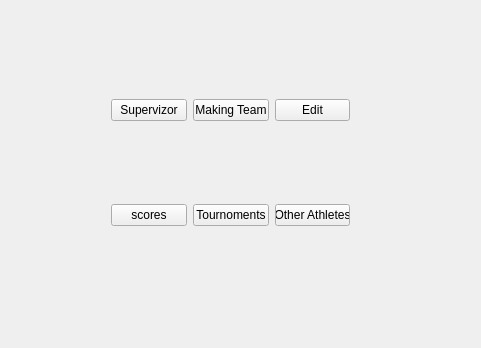
<?xml version="1.0" encoding="UTF-8"?>
<ui version="4.0">
 <class>Athlete</class>
 <widget class="QMainWindow" name="Athlete">
  <property name="geometry">
   <rect>
    <x>0</x>
    <y>0</y>
    <width>481</width>
    <height>348</height>
   </rect>
  </property>
  <property name="windowTitle">
   <string>Athlete</string>
  </property>
  <property name="styleSheet">
   <string notr="true"/>
  </property>
  <widget class="QWidget" name="centralWidget">
   <widget class="QWidget" name="layoutWidget">
    <property name="geometry">
     <rect>
      <x>100</x>
      <y>80</y>
      <width>261</width>
      <height>61</height>
     </rect>
    </property>
    <layout class="QHBoxLayout" name="horizontalLayout">
     <item>
      <widget class="QPushButton" name="Supervizor_option">
       <property name="text">
        <string>Supervizor</string>
       </property>
      </widget>
     </item>
     <item>
      <widget class="QPushButton" name="make_team">
       <property name="text">
        <string>Making Team</string>
       </property>
      </widget>
     </item>
     <item>
      <widget class="QPushButton" name="edit_self_info">
       <property name="text">
        <string>Edit</string>
       </property>
      </widget>
     </item>
    </layout>
   </widget>
   <widget class="QWidget" name="layoutWidget">
    <property name="geometry">
     <rect>
      <x>100</x>
      <y>190</y>
      <width>261</width>
      <height>51</height>
     </rect>
    </property>
    <layout class="QHBoxLayout" name="horizontalLayout_2">
     <item>
      <widget class="QPushButton" name="show_scores">
       <property name="text">
        <string>scores</string>
       </property>
      </widget>
     </item>
     <item>
      <widget class="QPushButton" name="show_tour_match">
       <property name="text">
        <string>Tournoments</string>
       </property>
      </widget>
     </item>
     <item>
      <widget class="QPushButton" name="show_other_athletes">
       <property name="text">
        <string>Other Athletes</string>
       </property>
      </widget>
     </item>
    </layout>
   </widget>
  </widget>
 </widget>
 <layoutdefault spacing="6" margin="11"/>
 <resources/>
 <connections/>
</ui>
